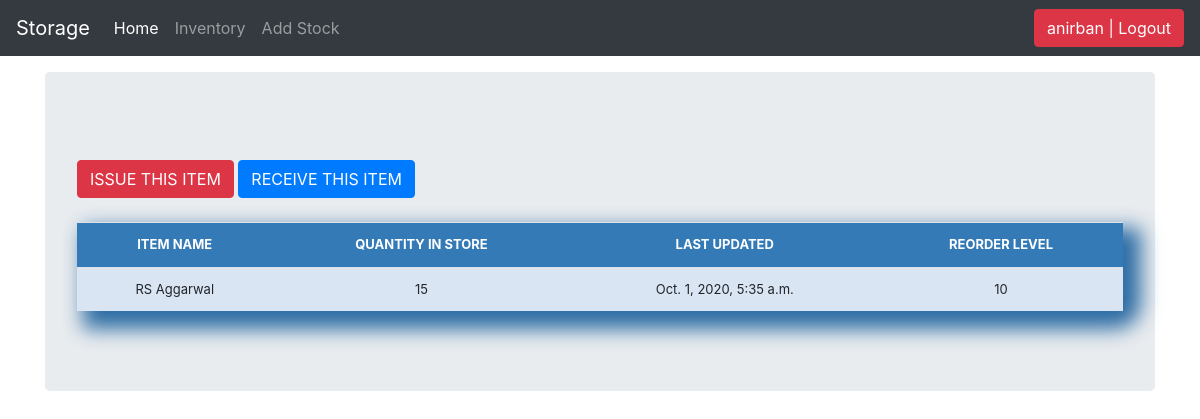
The page /stock_detail/1/ (signed in) on the database its author committed.
### stockmgmt/models.py (models this page shows, shortened)
class Stock(models.Model):
	category = models.CharField(max_length=50, blank=False, null=True, choices=category_choice)
	item_name = models.CharField(max_length=50, blank=False, null=True)
	quantity = models.IntegerField(default='0', blank=True, null=True)
	receive_quantity = models.IntegerField(default='0', blank=True, null=True)
	receive_by = models.CharField(max_length=50, blank=True, null=True)
	issue_quantity = models.IntegerField(default='0', blank=True, null=True)
	issue_by = models.CharField(max_length=50, blank=True, null=True)
	issue_to = models.CharField(max_length=50, blank=True, null=True)
	phone_number = models.CharField(max_length=50, blank=True, null=True)
	created_by = models.CharField(max_length=50, blank=True, null=True)
	reorder_level = models.IntegerField(default='0', blank=True, null=True)
	last_updated = models.DateTimeField(auto_now_add=False, auto_now=True)
	timestamp = models.DateTimeField(auto_now_add=False, auto_now=True)
	export_to_CSV = models.BooleanField(default=False)

### stockmgmt/views.py (the view)
# urls.py: path('stock_detail/<str:pk>/', views.stock_detail, name="stock_detail"),
@login_required
def stock_detail(request, pk):
	queryset = Stock.objects.get(id=pk)
	context = {
		"title": queryset.item_name,
		"queryset": queryset,
	}
	return render(request, "stock_detail.html", context)

### stockmgmt/templates/stock_detail.html (shortened to what this page needs)
{% load static %}
{% load crispy_forms_tags %}
<!DOCTYPE html>
<html lang="en">
  <head>
<link href="{% static '/css/stylesheet.css' %}" rel="stylesheet">
<link href="{% static '/css/bootstrap.min.css' %}" rel="stylesheet">
    <link href="{% static '/css/navbar-top-fixed.css' %}" rel="stylesheet">
  </head>
  <body>
    {% include 'navbar.html' %}
<main role="main" class="container">
  <div class="jumbotron">
      <br>
        <a href="{% url 'issue_items' queryset.id %}"><div class='btn btn-danger'>ISSUE THIS ITEM</div></a>
        <a href="{% url 'receive_items' queryset.id %}"><div class='btn btn-primary'>RECEIVE THIS ITEM</div></a>
        <br><br>
        <div class="display_table">
          <table class='table'>
                  <tr>
                    <th>ITEM NAME</th>
                    <th>QUANTITY IN STORE</th>
                    <th>LAST UPDATED</th>
                    <th>REORDER LEVEL</th>
                  </tr>
                  <tr>
                    <td>{{queryset.item_name}}</td>
                    <td>{{queryset.quantity}}</td>
                    <td>{{queryset.last_updated}}</td>
                    <td>{{queryset.reorder_level}}</td>
                  </tr>
          </table>
        </div>
  </div>
</main>
      </body>
</html>
</html>

### stockmgmt/templates/navbar.html (shortened to what this page needs)
<nav class="navbar navbar-expand-md navbar-dark fixed-top bg-dark">
  <a class="navbar-brand" href="#">Storage</a>
  <div class="collapse navbar-collapse" id="navbarCollapse">
    <ul class="navbar-nav mr-auto">
      <li class="nav-item active">
        <a class="nav-link" href="/.">Home <span class="sr-only">(current)</span></a>
      </li>
      <li class="nav-item">
        <a class="nav-link" href="/list_items">Inventory</a>
      </li>
      <li class="nav-item">
        <a class="nav-link" href="/add_items">Add Stock</a>
      </li>
    </ul>
     <ul class="navbar-nav">
        {% if request.user.is_authenticated %}
        <li><a href="/accounts/logout"><button class="btn btn-danger">{{ user }} | Logout</button></a></li>
        {% else %}
        <li><a href="/accounts/login">Login</a></li>
        {% endif %}
    </ul>
  </div>
</nav>

### static/css/stylesheet.css (style rules this page uses)
body { background-color: #34eb6b; }
.table { font-size: 13px; text-align: center; width: 95%; margin: auto; text-align: center; }
.table tr:nth-child(odd) { background: #B8CAE4 }
.table tr:nth-child(even) { background: #dae5f4 }
th { background-color: #337ab7; color: white; }
.table { border-bottom-right-radius: 20px; padding-left: 5px; padding-right: 5px; padding-bottom: 20px; box-shadow: 12px 12px 20px 6px #2e6da4; }

### static/css/navbar-top-fixed.css (style rules this page uses)
body { min-height: 75rem; padding-top: 4.5rem; }

### rows shown on the page
Stock: item_name "RS Aggarwal", quantity "15", last_updated "Oct. 1, 2020, 5:35 a.m.", reorder_level "10"

### other values the page prints
{{ user }} "anirban"
